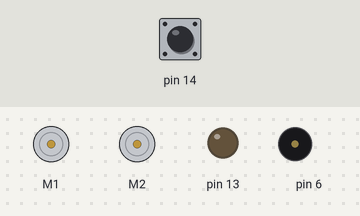
The sketch below on a simulated Arduino Leonardo, built with avr-gcc and run on an emulated ATmega32U4. On the bench: 2 × DC motor (green arrow = forward, orange = backward, longer = faster), output pins drawn as LEDs (lit = HIGH), buzzer (waves = sounding). Inputs (shaded band) come from the test bench; at power-on: pin 14 HIGH.

Above: at 0.8 s.
0.9 s: pin 14 pulled LOW for 0.15 s
At 2.3 s:
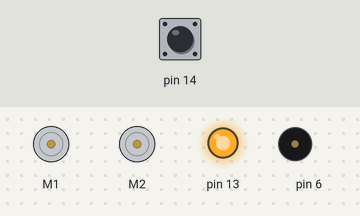
At 5.4 s:
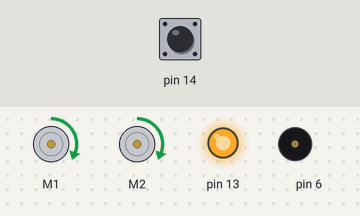
7.0 s: pin 14 pulled LOW for 3.2 s
At 10.45 s:
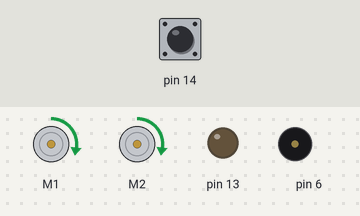
Timing chart, 0 to 12.3 s (numbered marks = the images above; inputs shaded):
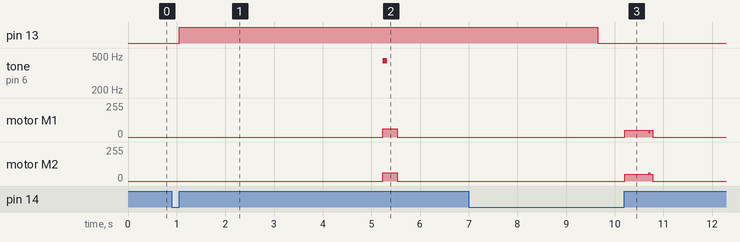

The sketch:

Scenario_3_2_final.ino
```cpp
//----------- start includes ---------
#include <Zumo32U4.h>

Zumo32U4ButtonA buttonA;
Zumo32U4LineSensors lineSensors;
Zumo32U4Buzzer buzzer;
Zumo32U4Motors motors;
Zumo32U4Encoders encoders;

//=========== end includes ===========

//---------- start main code constants ------------

int motorSpeed = 100;
bool lineDetected = false;
int threshHold = 300;
bool turnLine = false;
bool iAmHome = false;


// ========== end main code constants =============

//---------- start calibration constants -----------

uint16_t lineSensorValues[5];

//=========== end calibration constants ===========

//--------- start calibration variables ------------
int sensorMin[5] = {1023, 1023, 1023, 1023, 1023}; // minimum sensor value
int sensorMax[5] = {0, 0, 0, 0, 0};                // maximum sensor value

int black;
int gray;
int oldgray;

//======== end global vairables ===========


//------------ start calibration function ----------

uint16_t *SetupCalibrateLinesensors()
{

  int i;
  for (i = 0; i < 5; i++)
  {
    lineSensors.read(lineSensorValues);

    //records the minimum sensor value
    if (lineSensorValues[i] > sensorMax[i])
    {
      sensorMax[i] = lineSensorValues[i];
    }

    // records the minimum sensor value
    if (lineSensorValues[i] < sensorMin[i])
    {
      sensorMin[i] = lineSensorValues[i];
    }
  }

  // return lineSensorValues;
}

//============ end calibration function ========


//------------ start line detection function ------
void calibratedLineSensors()
{
  lineSensors.read(lineSensorValues);

  for (int i = 0; i < 5; i++)
  {

    // in case the sensor value is outside the range seen during calibration
    lineSensorValues[i] = constrain(lineSensorValues[i], sensorMin[i], sensorMax[i]);

    // apply the calibration to the sensor reading
    lineSensorValues[i] = map(lineSensorValues[i], sensorMin[i], sensorMax[i], 0, 3000);
  }
}
//========== end line detection function ======

//---------- start program -----------------

//------- setup loop
void setup()
{
  // turn on LED to signal the start of the calibration period:

  Serial.begin(9600);

  lineSensors.emittersOn();
  lineSensors.initFiveSensors();

  buttonA.waitForButton();
  pinMode(13, OUTPUT);
  digitalWrite(13, HIGH);

  /*calibrate during the first 2.5 seconds*/
  for (int i = 0; i < 600; i++) //Calibrates the sensor 600 times, first 300 for black and then 300 for white
  {

    SetupCalibrateLinesensors();

    if (i == 301) //When 300 measurements has been done
    {
      buzzer.playFrequency(440, 100, 10); //Beeps to tell to move the robot to white
      motors.setSpeeds(100, 100);
      delay(300);
      motors.setSpeeds(0, 0);
    }
  }

  // LED turns of signal at the end of the calibration period
  digitalWrite(13, LOW);
}

//------ main loop
void loop()
{
  calibratedLineSensors();
  buttonA.waitForButton();
  while (lineDetected == false) {
    motors.setSpeeds(motorSpeed, motorSpeed); //The Zumo starts driving forward
    calibratedLineSensors(); //Checks if the line has been detected
    if (lineSensorValues[2] > threshHold) { //When the line has been detected exit the loop
      lineDetected = true;
    }
  }
  motors.setSpeeds(0, 0); //The Zumo stops
  int counts = 0;
  //resets the encoders and the counts variable
  encoders.getCountsAndResetRight();

  //drive forward a small distance to center the robot over the line
  motors.setSpeeds(80, 80);
  while (counts < 450) {
    //900 cpr
    counts = encoders.getCountsRight();
    delay(5);
  }
  motors.setSpeeds(0, 0);
  while (turnLine == false) {
    motors.setSpeeds(100, -100);
    calibratedLineSensors();
    if (lineSensorValues[2] > threshHold) {
      turnLine = true;
    }
  }
  while (iAmHome == false) {
    turnLine = false;

    motors.setSpeeds(motorSpeed, motorSpeed);
    calibratedLineSensors();
    if (lineSensorValues[1] > threshHold) {
      motors.setSpeeds(50, 100);
      delay(10);

    }
    if (lineSensorValues[3] > threshHold) {
      motors.setSpeeds(100, 50);
      delay(10);
    }
    if (lineSensorValues[4] > threshHold) {
      counts = 0;
      //resets the encoders and the counts variable
      encoders.getCountsAndResetRight();

      //drive forward a small distance to center the robot over the line
      motors.setSpeeds(80, 80);
      while (counts < 50) {
        //900 cpr
        counts = encoders.getCountsRight();
        delay(5);
      }
        while (turnLine == false) {
          motors.setSpeeds(100, -100);
          calibratedLineSensors();
          if (lineSensorValues[2] > threshHold) {
            turnLine = true;
          }
        }

    }
    if (lineSensorValues[0] > threshHold) {
      motors.setSpeeds(0, 0);
      iAmHome = true;
    }
  }
}

//=========== end program ==========
```

Measured:
- after the input at 0.9 s, pin 13: LOW → HIGH after 0.15 s; tone on pin 6: silent → 440 Hz after 4.3 s, → silent 0.10 s later; motor M1, motor M2: stopped → forward 63/255 after 4.3 s, → stopped 0.30 s later
- after the input at 7.0 s, motor M1, motor M2: stopped → forward 51/255 after 3.2 s, → stopped 0.58 s later
